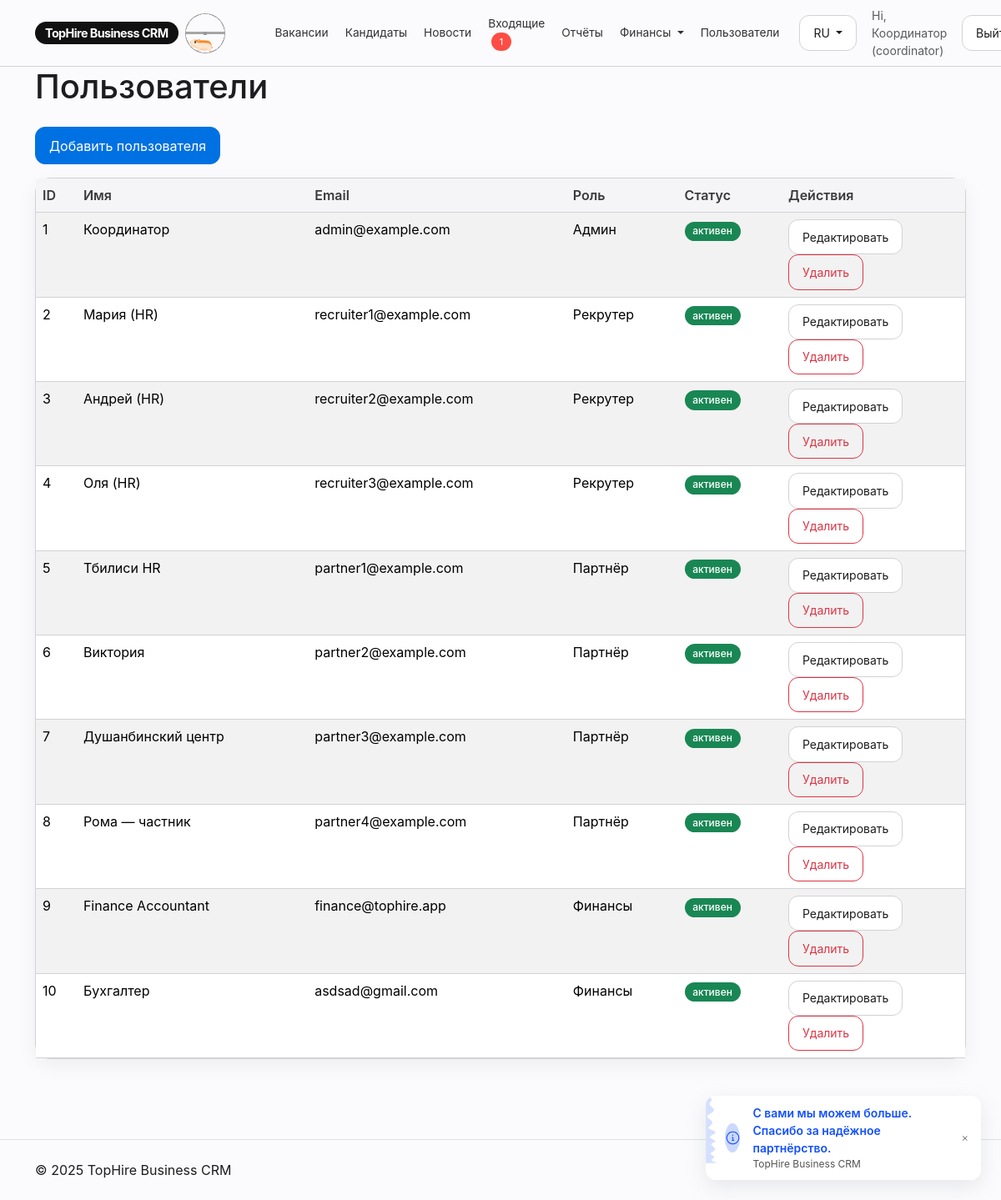
Page /admin/users (signed in) on the committed database.
### models.py (models this page shows)
class Base(DeclarativeBase):
    pass

class User(Base):
    __tablename__ = "users"
    id: Mapped[int] = mapped_column(primary_key=True)
    name: Mapped[str] = mapped_column(String(180))
    email: Mapped[str] = mapped_column(String(255), unique=True, index=True)
    password_hash: Mapped[str] = mapped_column(String(255))
    role: Mapped[str] = mapped_column(String(32))  # coordinator|recruiter|partner
    is_active: Mapped[bool] = mapped_column(Boolean, default=True)
    note: Mapped[str] = mapped_column(Text, default="")
    is_blocked: Mapped[bool] = mapped_column(Boolean, default=False)
    bank_account: Mapped[str] = mapped_column(String(255), default="")
    bank_name: Mapped[str] = mapped_column(String(255), default="")
    company_name: Mapped[str] = mapped_column(String(255), default="")
    tax_id: Mapped[str] = mapped_column(String(100), default="")
    address: Mapped[str] = mapped_column(Text, default="")
    payout_note: Mapped[str] = mapped_column(Text, default="")
    settlement_day: Mapped[int] = mapped_column(Integer, default=10)
    created_at: Mapped[datetime] = mapped_column(DateTime, default=datetime.utcnow)

### app.py (the view)
@app.route("/admin/users")
@login_required
@roles_required("coordinator")
def admin_users():
    users = db.session.query(User).order_by(User.id.asc()).all()
    return render_template("admin/users.html", users=users)

### app.py (called while the page is built)
@app.context_processor
def inject_brand():
    lang = session.get("lang", "ru")
    return {"BRAND": BRAND, "current_lang": lang}

@app.before_request
def load_user():
    g.user = None
    uid = session.get("uid")
    if uid:
        g.user = db.session.get(User, uid)
    g.inbox_count = 0
    g.news_unread_count = 0
    if g.user and g.user.role in ("recruiter","coordinator"):
        g.inbox_count = db.session.query(func.count(Candidate.id)).filter(Candidate.status=="Подан").scalar() or 0
    if g.user:
        g.news_unread_count = (
            db.session.query(func.count(News.id))
            .outerjoin(NewsRead, (NewsRead.news_id == News.id) & (NewsRead.user_id == g.user.id))
            .filter(News.is_published == True, NewsRead.id.is_(None))
            .scalar()
            or 0
        )

def login_required(f):
    from functools import wraps
    @wraps(f)
    def wrapper(*a, **kw):
        if not g.user:
            return redirect(url_for("login"))
        return f(*a, **kw)
    return wrapper

def roles_required(*roles):
    from functools import wraps
    def deco(f):
        @wraps(f)
        def wrapper(*a, **kw):
            if not g.user or g.user.role not in roles:
                abort(403)
            return f(*a, **kw)
        return wrapper
    return deco

### templates/admin/users.html
{% extends "layout.html" %}
{% block content %}
<h1 class="mb-4">Пользователи</h1>
<div class="mb-3">
  <a href="{{ url_for('admin_user_create') }}" class="btn btn-primary">Добавить пользователя</a>
</div>
<div class="card">
  <div class="table-responsive">
    <table class="table table-striped mb-0">
      <thead>
        <tr>
          <th>ID</th>
          <th>Имя</th>
          <th>Email</th>
          <th>Роль</th>
          <th>Статус</th>
          <th style="width: 220px;">Действия</th>
        </tr>
      </thead>
      <tbody>
        {% set role_labels = {
          "partner": "Партнёр",
          "recruiter": "Рекрутер",
          "coordinator": "Админ",
          "finance": "Финансы"
        } %}
        {% for u in users %}
        <tr>
          <td>{{ u.id }}</td>
          <td>{{ u.name }}</td>
          <td>{{ u.email }}</td>
          <td>{{ role_labels.get(u.role, u.role) }}</td>
          <td>
            {% if u.is_active %}
              <span class="badge bg-success">активен</span>
            {% else %}
              <span class="badge bg-secondary">выключен</span>
            {% endif %}
          </td>
          <td>
            <a href="{{ url_for('admin_user_edit', user_id=u.id) }}" class="btn btn-sm btn-outline-secondary">Редактировать</a>
            <form method="post"
                  action="{{ url_for('admin_user_delete', user_id=u.id) }}"
                  style="display:inline-block"
                  onsubmit="return confirm('Удалить пользователя {{ u.email }}?');">
              <button type="submit" class="btn btn-sm btn-outline-danger">Удалить</button>
            </form>
          </td>
        </tr>
        {% endfor %}
      </tbody>
    </table>
  </div>
</div>
{% endblock %}

### templates/layout.html (shortened to what this page needs)
<!doctype html>
<html lang="{{ current_lang or 'ru' }}">
<head>
  <link href="https://cdn.jsdelivr.net/npm/bootstrap@5.3.3/dist/css/bootstrap.min.css" rel="stylesheet">
  <link href="{{ url_for('static', filename='css/tophire.css') }}" rel="stylesheet">
</head>
<body>
<nav class="navbar navbar-expand-lg py-2">
  <div class="container">
    <a class="navbar-brand brand d-flex align-items-center gap-2" href="{{ url_for('index') }}">
      <span class="brand-mark">{{ BRAND }}</span>
      <span class="brand-hamster d-none d-sm-inline-flex">
        <div aria-label="Orange and tan hamster running in a metal wheel"
             role="img"
             class="wheel-and-hamster">
          <div class="wheel"></div>
          <div class="hamster">
            <div class="hamster__body">
              <div class="hamster__head">
                <div class="hamster__ear"></div>
                <div class="hamster__eye"></div>
              </div>
              <div class="hamster__limb hamster__limb--fr"></div>
              <div class="hamster__limb hamster__limb--fl"></div>
              <div class="hamster__limb hamster__limb--br"></div>
              <div class="hamster__limb hamster__limb--bl"></div>
              <div class="hamster__tail"></div>
            </div>
          </div>
          <div class="spoke"></div>
        </div>
      </span>
    </a>
    {% if g.user %}
    <div class="collapse navbar-collapse" id="nav">
      <ul class="navbar-nav nav-main ms-4 me-auto align-items-lg-center gap-lg-1">
        <li class="nav-item">
          <a class="nav-link" href="{{ url_for('jobs') }}">
            {{ "Вакансії" if current_lang=="uk" else "Вакансии" }}
          </a>
        </li>
        <li class="nav-item">
          <a class="nav-link" href="{{ url_for('candidates') }}">
            {{ "Кандидати" if current_lang=="uk" else "Кандидаты" }}
          </a>
        </li>
        <li class="nav-item">
          <a class="nav-link nav-link-with-badge" href="{{ url_for('news_list') }}">
            <span class="nav-link-label">{{ "Новини" if current_lang=="uk" else "Новости" }}</span>
          </a>
        </li>
        {% if g.user.role in ['recruiter','coordinator'] %}
        <li class="nav-item">
          <a class="nav-link" href="{{ url_for('inbox') }}">
            {{ "Вхідні" if current_lang=="uk" else "Входящие" }}
            {% if g.inbox_count %}
              <span class="badge text-bg-danger ms-1">{{ g.inbox_count }}</span>
            {% endif %}
          </a>
        </li>
        <li class="nav-item">
          <a class="nav-link" href="{{ url_for('reports') }}">
            {{ "Звіти" if current_lang=="uk" else "Отчёты" }}
          </a>
        </li>
        {% endif %}
        {% if g.user.role in ['finance','coordinator'] %}
        <li class="nav-item dropdown">
          <a class="nav-link dropdown-toggle" href="#" id="navFinance" role="button" data-bs-toggle="dropdown" aria-expanded="false">
            {{ "Фінанси" if current_lang=="uk" else "Финансы" }}
          </a>
        </li>
        {% endif %}
        {% if g.user.role == 'coordinator' %}
        <li class="nav-item">
          <a class="nav-link" href="{{ url_for('admin_users') }}">
            {{ "Користувачі" if current_lang=="uk" else "Пользователи" }}
          </a>
        </li>
        {% endif %}
      </ul>
      <div class="navbar-utilities ms-lg-3 mt-3 mt-lg-0 w-100 w-lg-auto justify-content-between justify-content-lg-end">
        <div class="dropdown me-2">
          <button class="btn btn-sm btn-outline-secondary dropdown-toggle" type="button" data-bs-toggle="dropdown">
            {{ "UA" if current_lang=="uk" else "RU" }}
          </button>
        </div>
        <div class="navbar-user d-flex align-items-center gap-2 text-muted small flex-grow-1 flex-lg-grow-0">
          <span>
            {{ "Привіт" if current_lang=="uk" else "Hi" }}, {{ g.user.name }} ({{ g.user.role }})
          </span>
        </div>
        <a class="btn btn-sm btn-outline-secondary ms-lg-2" href="{{ url_for('logout') }}">
          {{ "Вийти" if current_lang=="uk" else "Выйти" }}
        </a>
      </div>
    </div>
    {% endif %}
  </div>
</nav>
<main class="container pb-5">
  {% block content %}{% endblock %}
</main>
{% if g.user %}
<div class="bottom-toast toast-hidden" id="appreciationToast">
  <div class="toast-card">
    <div class="toast-icon-container">
    </div>
    <div class="toast-message-text-container">
      <p class="toast-message-text" id="toastMessageMain">
      </p>
      <p class="toast-sub-text">{{ BRAND }}</p>
    </div>
  </div>
</div>
{% endif %}
<footer class="py-4 mt-5 border-top">
  <div class="container d-flex justify-content-between">
    <span>© {{ 2025 }} {{ BRAND }}</span>
    <span class="small-note">{{ "Стримана, зрозуміла CRM для рекрутингу" if current_lang=="uk" else "Сдержанная, понятная CRM для рекрутинга" }}</span>
  </div>
</footer>
</body></html>

### rows in the picture
User: user.name "Координатор", user.role "coordinator", id "1", name "Координатор", email "admin@example.com", get "Админ", is_active "активен"
User: id "2", name "Мария (HR)", email "recruiter1@example.com", get "Рекрутер", is_active "активен"
User: id "3", name "Андрей (HR)", email "recruiter2@example.com", get "Рекрутер", is_active "активен"
User: id "4", name "Оля (HR)", email "recruiter3@example.com", get "Рекрутер", is_active "активен"
User: id "5", name "Тбилиси HR", email "partner1@example.com", get "Партнёр", is_active "активен"
User: id "6", name "Виктория", email "partner2@example.com", get "Партнёр", is_active "активен"
User: id "7", name "Душанбинский центр", email "partner3@example.com", get "Партнёр", is_active "активен"
User: id "8", name "Рома — частник", email "partner4@example.com", get "Партнёр", is_active "активен"
User: id "9", name "Finance Accountant", email "finance@tophire.app", get "Финансы", is_active "активен"
User: id "10", name "Бухгалтер", email "asdsad@gmail.com", get "Финансы", is_active "активен"

### other values in the picture
{{ BRAND }} "TopHire Business CRM"
{{ "Вакансії" if current_lang=="uk" else "Вакансии" }} "Вакансии"
{{ "Кандидати" if current_lang=="uk" else "Кандидаты" }} "Кандидаты"
{{ "Новини" if current_lang=="uk" else "Новости" }} "Новости"
{{ "Вхідні" if current_lang=="uk" else "Входящие" }} "Входящие"
{{ g.inbox_count }} "1"
{{ "Звіти" if current_lang=="uk" else "Отчёты" }} "Отчёты"
{{ "Фінанси" if current_lang=="uk" else "Финансы" }} "Финансы"
{{ "Користувачі" if current_lang=="uk" else "Пользователи" }} "Пользователи"
{{ "UA" if current_lang=="uk" else "RU" }} "RU"
{{ "Привіт" if current_lang=="uk" else "Hi" }} "Hi"
{{ 2025 }} "2025"
